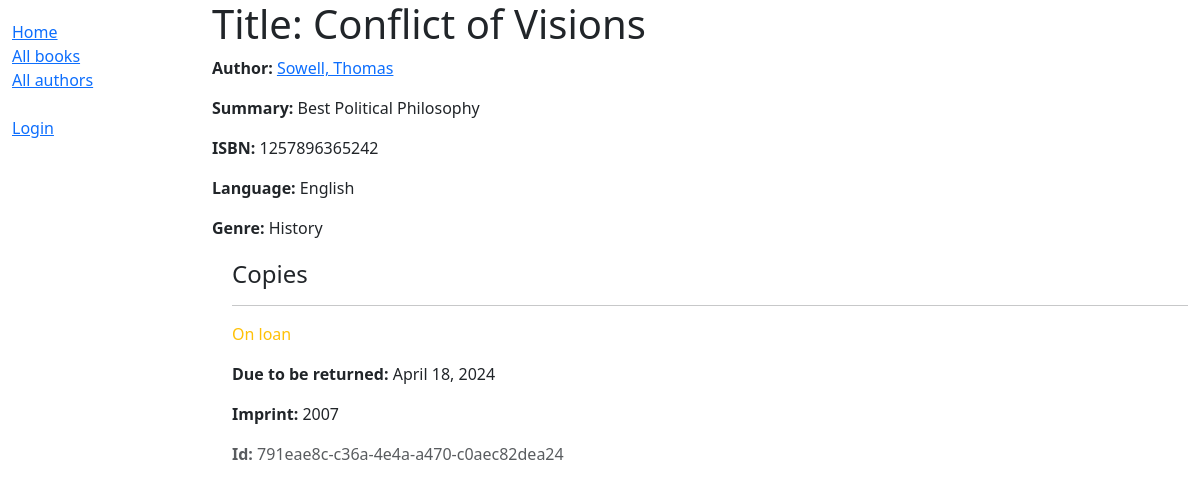
/catalog/book/1, run on the app's committed database.
### catalog/models.py (models this page shows, shortened)
class Book(models.Model):
    title = models.CharField(max_length=200)
    author = models.ForeignKey(Author, on_delete=models.RESTRICT, null=True)
    summary = models.TextField(
        max_length=1000, help_text="Enter a brief description of the book")
    isbn = models.CharField('ISBN', max_length=13,
                            unique=True,
                            help_text='13 Character <a href="https://www.isbn-international.org/content/what-isbn'
                                    '">ISBN number</a>')
    genre = models.ManyToManyField(Genre, help_text="Select a genre for this book")
    language = models.ForeignKey(Language, on_delete=models.SET_NULL, null=True)
    def display_genre(self):
        """Create a string for the Genre. This is required to display genre in Admin."""
        return ', '.join(genre.name for genre in self.genre.all()[:3])
    display_genre.short_description = 'Genre'

class Author(models.Model):
    first_name = models.CharField(max_length=100)
    last_name = models.CharField(max_length=100)
    date_of_birth = models.DateField(null=True, blank=True)
    date_of_death = models.DateField('died', null=True, blank=True)
    class Meta:
        ordering = ['last_name', 'first_name']
    def get_absolute_url(self):
        return reverse('author-detail', args=[str(self.id)])
    def __str__(self):
        return f'{self.last_name}, {self.first_name}'

class Language(models.Model):
    name = models.CharField(max_length=200,
                            unique=True,
                            help_text="Enter the book's natural language (e.g. English, French, Japanese etc.)")
    def __str__(self):
        return self.name

class Genre(models.Model):
    name = models.CharField(
        max_length=200,
        unique=True,
        help_text="Enter a book genre (e.g. Science Fiction, French Poetry etc.)"
    )
    def __str__(self):
        return self.name

class BookInstance(models.Model):
    id = models.UUIDField(primary_key=True, default=uuid.uuid4,
                          help_text="Unique ID for this particular book across whole library")
    book = models.ForeignKey('Book', on_delete=models.RESTRICT, null=True)
    imprint = models.CharField(max_length=200)
    due_back = models.DateField(null=True, blank=True)
    borrower = models.ForeignKey(settings.AUTH_USER_MODEL, on_delete=models.SET_NULL, null=True, blank=True)
    LOAN_STATUS = (
        ('m', 'Maintenance'),
        ('o', 'On loan'),
        ('a', 'Available'),
        ('r', 'Reserved'),
    )
    status = models.CharField(
        max_length=1,
        choices=LOAN_STATUS,
        blank=True,
        default='m',
        help_text='Book availability',
    )
    class Meta:
        ordering = ['due_back']
        permissions = (("can_mark_returned", "Set book as returned"),)

### catalog/views.py (the view)
# urls.py: path('book/<int:pk>', views.BookDetailView.as_view(), name='book-detail'),
class BookDetailView(generic.DetailView):
    model = Book

### catalog/templates/catalog/book_detail.html (shortened to what this page needs)
{% extends "base_generic.html" %}
{% block content %}
  <h1>Title: {{ book.title }}</h1>
  <p><strong>Author:</strong> <a href="{{ book.author.get_absolute_url }}">{{ book.author }}</a></p>
  <p><strong>Summary:</strong> {{ book.summary }}</p>
  <p><strong>ISBN:</strong> {{ book.isbn }}</p>
  <p><strong>Language:</strong> {{ book.language }}</p>
  <p><strong>Genre:</strong> {{ book.genre.all|join:", " }}</p>
  <div style="margin-left:20px;margin-top:20px">
    <h4>Copies</h4>
    {% for copy in book.bookinstance_set.all %}
      <hr />
      <p
        class="{% if copy.status == 'a' %}text-success{% elif copy.status == 'm' %}text-danger{% else %}text-warning{% endif %}">
        {{ copy.get_status_display }}
      </p>
      {% if copy.status != 'a' %}
        <p><strong>Due to be returned:</strong> {{ copy.due_back }}</p>
      {% endif %}
      <p><strong>Imprint:</strong> {{ copy.imprint }}</p>
      <p class="text-muted"><strong>Id:</strong> {{ copy.id }}</p>
    {% endfor %}
  </div>
{% endblock %}
{% block sidebar %}
{{ block.super }}
 {% endblock %}

### data on the page
Book: author "Sowell, Thomas", summary "Best Political Philosophy", isbn "1257896365242", language "English", genre.all "History"
BookInstance: status "On loan", due_back "April 18, 2024", imprint "2007", id "791eae8c-c36a-4e4a-a470-c0aec82dea24"
